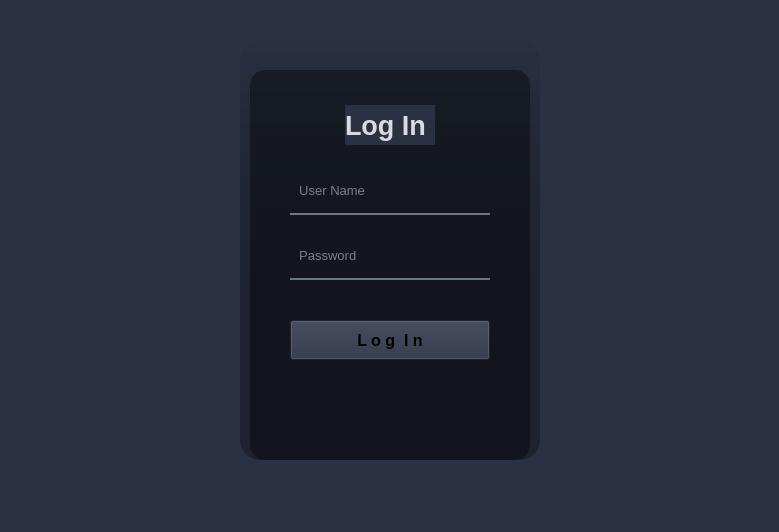
<?xml version="1.0" encoding="UTF-8"?>
<ui version="4.0">
 <class>Form</class>
 <widget class="QWidget" name="Form">
  <property name="geometry">
   <rect>
    <x>0</x>
    <y>0</y>
    <width>779</width>
    <height>532</height>
   </rect>
  </property>
  <property name="windowTitle">
   <string>Form</string>
  </property>
  <property name="styleSheet">
   <string notr="true">background-color:rgb(42, 49, 67);</string>
  </property>
  <widget class="QWidget" name="widget" native="true">
   <property name="geometry">
    <rect>
     <x>210</x>
     <y>10</y>
     <width>370</width>
     <height>480</height>
    </rect>
   </property>
   <property name="styleSheet">
    <string notr="true">QPushButton#pushButton{	
	background-color: qlineargradient(spread:pad, x1:0, y1:0.505682, x2:1, y2:0.477, stop:0 rgba(20, 47, 78, 219), stop:1 rgba(85, 98, 112, 226));
	color:rgba(255, 255, 255, 210);
	border-radius:5px;
}
QPushButton#pushButton:hover{	
	background-color: qlineargradient(spread:pad, x1:0, y1:0.505682, x2:1, y2:0.477, stop:0 rgba(40, 67, 98, 219), stop:1 rgba(105, 118, 132, 226));
}
QPushButton#pushButton:pressed{	
	padding-left:5px;
	padding-top:5px;
	background-color:rgba(105, 118, 132, 200);
}

QPushButton#pushButton_2, #pushButton_3, #pushButton_4, #pushButton_5{	
	background-color: rgba(0, 0, 0, 0);
	color:rgba(85, 98, 112, 255);
}
QPushButton#pushButton_2:hover, #pushButton_3:hover, #pushButton_4:hover, #pushButton_5:hover{	
	color:rgba(155, 168, 182, 220);
}
QPushButton#pushButton_2:pressed, #pushButton_3:pressed, #pushButton_4:pressed, #pushButton_5:pressed{	
	padding-left:5px;
	padding-top:5px;
	color:rgba(115, 128, 142, 255);
}</string>
   </property>
   <widget class="QLabel" name="label">
    <property name="geometry">
     <rect>
      <x>30</x>
      <y>30</y>
      <width>300</width>
      <height>420</height>
     </rect>
    </property>
    <property name="styleSheet">
     <string notr="true">border-image: url(:/images/background.png);
border-radius:20px;</string>
    </property>
    <property name="text">
     <string/>
    </property>
   </widget>
   <widget class="QLabel" name="label_2">
    <property name="geometry">
     <rect>
      <x>30</x>
      <y>30</y>
      <width>300</width>
      <height>420</height>
     </rect>
    </property>
    <property name="styleSheet">
     <string notr="true">background-color: qlineargradient(spread:pad, x1:0, y1:0, x2:0, y2:0.715909, stop:0 rgba(0, 0, 0, 9), stop:0.375 rgba(0, 0, 0, 50), stop:0.835227 rgba(0, 0, 0, 75));
border-radius:20px;</string>
    </property>
    <property name="text">
     <string/>
    </property>
   </widget>
   <widget class="QLabel" name="label_3">
    <property name="geometry">
     <rect>
      <x>40</x>
      <y>60</y>
      <width>280</width>
      <height>390</height>
     </rect>
    </property>
    <property name="styleSheet">
     <string notr="true">background-color:rgba(0, 0, 0, 100);
border-radius:15px;</string>
    </property>
    <property name="text">
     <string/>
    </property>
   </widget>
   <widget class="QLabel" name="label_4">
    <property name="geometry">
     <rect>
      <x>135</x>
      <y>95</y>
      <width>90</width>
      <height>40</height>
     </rect>
    </property>
    <property name="font">
     <font>
      <pointsize>20</pointsize>
      <weight>75</weight>
      <bold>true</bold>
     </font>
    </property>
    <property name="styleSheet">
     <string notr="true">color:rgba(255, 255, 255, 210);</string>
    </property>
    <property name="text">
     <string>Log In</string>
    </property>
   </widget>
   <widget class="QLineEdit" name="lineEdit">
    <property name="geometry">
     <rect>
      <x>80</x>
      <y>165</y>
      <width>200</width>
      <height>40</height>
     </rect>
    </property>
    <property name="font">
     <font>
      <pointsize>10</pointsize>
     </font>
    </property>
    <property name="styleSheet">
     <string notr="true">background-color:rgba(0, 0, 0, 0);
border:none;
border-bottom:2px solid rgba(105, 118, 132, 255);
color:rgba(255, 255, 255, 230);
padding-bottom:7px;</string>
    </property>
    <property name="placeholderText">
     <string>  User Name</string>
    </property>
   </widget>
   <widget class="QLineEdit" name="lineEdit_2">
    <property name="geometry">
     <rect>
      <x>80</x>
      <y>230</y>
      <width>200</width>
      <height>40</height>
     </rect>
    </property>
    <property name="font">
     <font>
      <pointsize>10</pointsize>
     </font>
    </property>
    <property name="styleSheet">
     <string notr="true">background-color:rgba(0, 0, 0, 0);
border:none;
border-bottom:2px solid rgba(105, 118, 132, 255);
color:rgba(255, 255, 255, 230);
padding-bottom:7px;</string>
    </property>
    <property name="echoMode">
     <enum>QLineEdit::Password</enum>
    </property>
    <property name="placeholderText">
     <string>  Password</string>
    </property>
   </widget>
   <widget class="QPushButton" name="loginbtn">
    <property name="geometry">
     <rect>
      <x>80</x>
      <y>310</y>
      <width>200</width>
      <height>40</height>
     </rect>
    </property>
    <property name="font">
     <font>
      <pointsize>12</pointsize>
      <weight>75</weight>
      <bold>true</bold>
     </font>
    </property>
    <property name="text">
     <string>L o g  I n</string>
    </property>
   </widget>
  </widget>
 </widget>
 <resources>
  <include location="res.qrc"/>
 </resources>
 <connections/>
</ui>
